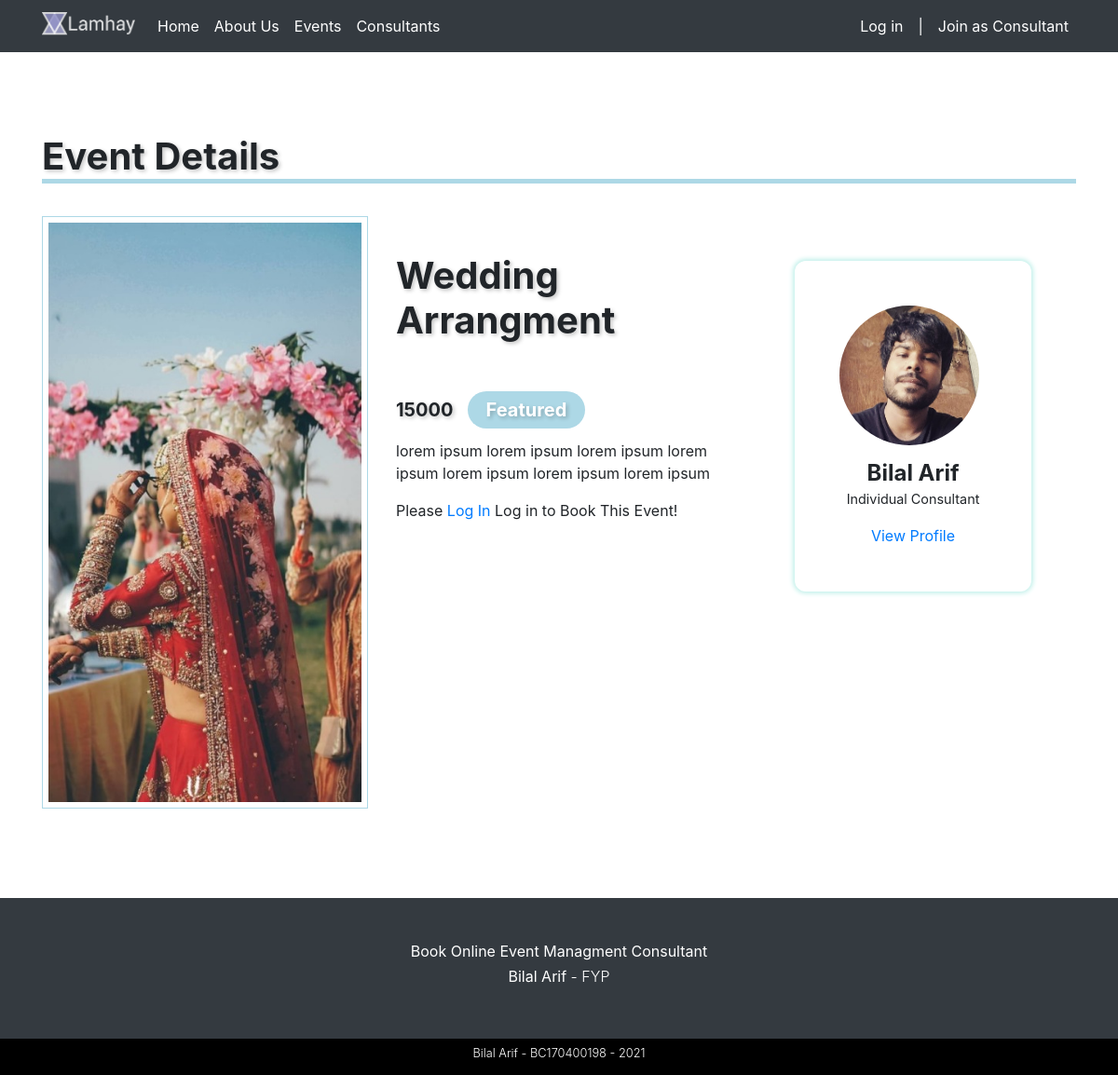
Page /event-detail-page?id=19 on the committed database.
### tables this page shows
CREATE TABLE IF NOT EXISTS `events` (
  `event_id` int(11) NOT NULL AUTO_INCREMENT,
  `event_title` text NOT NULL,
  `event_thumbnail` varchar(255) NOT NULL,
  `event_price` int(255) NOT NULL,
  `event_host` int(11) NOT NULL,
  `event_host_avatar` varchar(255) NOT NULL,
  `event_host_name` varchar(255) NOT NULL,
  `event_description` text NOT NULL,
  `event_categories` varchar(255) NOT NULL,
  `event_featured` tinyint(1) NOT NULL DEFAULT '0',
  `event_created` datetime NOT NULL DEFAULT CURRENT_TIMESTAMP,
  PRIMARY KEY (`event_id`)
);

CREATE TABLE IF NOT EXISTS `consultants` (
  `id` int(11) NOT NULL AUTO_INCREMENT,
  `username` varchar(100) NOT NULL,
  `email` varchar(100) NOT NULL,
  `consultant_type` varchar(255) NOT NULL,
  `rating` varchar(11) NOT NULL,
  `about` longtext NOT NULL,
  `profile_image` varchar(255) NOT NULL DEFAULT 'img/avatars/default.jpg',
  `firstname` varchar(100) NOT NULL,
  `lastname` varchar(100) NOT NULL,
  `password` varchar(255) NOT NULL,
  `role` varchar(50) NOT NULL,
  `availablity` varchar(50) NOT NULL DEFAULT 'available',
  `featured` tinyint(1) NOT NULL DEFAULT '0',
  `payment_methods` varchar(255) NOT NULL DEFAULT 'a:1:{i:0;s:4:"cash";}',
  `categories` varchar(255) DEFAULT NULL,
  `address` varchar(255) NOT NULL,
  `city` varchar(100) NOT NULL,
  `state` varchar(100) NOT NULL,
  `zip` varchar(100) NOT NULL,
  `profile_status` varchar(12) NOT NULL DEFAULT 'fine',
  `created_at` datetime NOT NULL DEFAULT CURRENT_TIMESTAMP,
  PRIMARY KEY (`id`)
);

### includes/classes/Database.php (called while the page is built, shortened)
<?php
class Database {
    private $pdo;
    public function __construct(){
        $this->pdo = new PDO("mysql:host=localhost;dbname=lamhey", "Bilal", "123123");
        $this->pdo->setAttribute(PDO::ATTR_ERRMODE, PDO::ERRMODE_EXCEPTION);
    }
    public function queryDB($sql, $mode, $values = array()){
        $stmt = $this->pdo->prepare($sql);
        foreach($values as $valueToBind){
            $stmt->bindValue($valueToBind[0], $valueToBind[1]);
        }
        $stmt->execute();
        if ($mode != Database::SELECTSINGLE && $mode != Database::SELECTALL && $mode != Database::EXECUTE){
            throw new Exception('Invalid Mode');
        }else if ($mode == Database::SELECTSINGLE){
            return $stmt->fetch(PDO::FETCH_ASSOC);
        }else if ($mode == Database::SELECTALL){
            return $stmt->fetchAll(PDO::FETCH_ASSOC);
        }
    }
}

### includes/classes/Helper.php (called while the page is built, shortened)
<?php
class Helper {
    public function getURLParams($paramName) {
        $url = 'http://' . $_SERVER['HTTP_HOST'] . $_SERVER['REQUEST_URI'];
        $url_components = parse_url($url);
        parse_str($url_components['query'], $params);
        return $params[$paramName];
    }
}

### includes/classes/Event.php (called while the page is built, shortened)
<?php
class Event {
    protected $db;
    public function __construct($_eventName){
        $this->db = new Database();
    }
    public function isEventFeatured($eventId) {
                $sql = "SELECT event_featured FROM events WHERE event_id = :event_id";
                $values = array( array(":event_id", $eventId));
                $result = $this->db->queryDB($sql, Database::SELECTSINGLE, $values);
                return $result['event_featured'];
    }
    public function getEvent($eventID) {
        $sql = "SELECT * FROM events WHERE event_id = :event_id";
        $values = array( array(":event_id", $eventID) );
        $result =  $this->db->queryDB($sql, Database::SELECTSINGLE, $values);
        return $result;
    }
}

### includes/classes/Consultant.php (called while the page is built, shortened)
<?php
    class Consultant extends User {
        private $username;
        public function __construct($pUsername){
            $this->username = $pUsername;
        }
        public function getConsultantProfileInfo($username) {
            $sql = "SELECT
                            id,
                            username,
                            email,
                            consultant_type,
                            rating,
                            about,
                            profile_image,
                            firstname,
                            lastname,
                            password,
                            role,
                            address,
                            city,
                            state,
                            zip
            FROM consultants WHERE username = :username";
            $values = array(
                array(':username', $this->username)
            );
            $result = $this->db->queryDB($sql, Database::SELECTALL, $values);
            return $result[0];
        }
    }

### includes/classes/User.php (called while the page is built, shortened)
<?php
class User {
    public function __construct($pUsername){
        $this->db = new Database();
    }
}

### event-detail-page.php (the view, shortened to what this page needs)
<?php
    include_once "./process/event_detail_page_process.php";
?>
<!DOCTYPE html>
<html lang="en">
<?php include_once "./partials/Head.php";?>
<body>
    <?php include_once "./partials/Navigation.php";?>
    <section class="event-detail-page-section my-5">
        <div class="container">
            <div class="row">
                <div class="col-12">
                    <h1 class="theme-heading text-underline">Event Details</h1>
                </div>
            </div>
            <div class="row">
                <div class="col-sm-12 col-md-4">
                    <div class="event-thumbnail">
                        <img src="<?php echo $event['event_thumbnail']?>" class="w-100">
                    </div>
                </div>
                <div class="col-sm-12 col-md-4">
                    <div class="event-description">
                        <h1 class="event-title text-capitalize"><?php echo $event['event_title'] ?></h1>
                        <h5 class="event-price"><?php echo $event['event_price']; echo eventFeatured($eventFeatured); ?></h5>
                        <p class="event-description-tag"><?php echo $event['event_description'] ?></p>
                    </div>
                    <div class="book-now">
                    <?php
                        if(!isset($_SESSION['role'])) {
                            echo "Please <a href='login.php'>Log In</a> Log in to Book This Event!";
                        }
                    ?>
                    </div>
                </div>
                <div class="col-sm-12 col-md-4">
                    <div class="theme-blue-border">
                        <div class="host-profile">
                            <div class="host-profile-image">
                                <img class="w-100" src="<?php echo $consultantInfo['profile_image'];?>" alt="">
                            </div>
                            <div class="host-bio">
                                <h5 class="host-name"><?php echo $consultantInfo['firstname'].' '.$consultantInfo['lastname'];?></h5>
                                <span class="host-type"><?php echo $consultantInfo['consultant_type'];?></span>
                            </div>
                            <div class="view-profile">
                                <a href="consultant-profile.php?id=<?php echo $consultantInfo['id'];?>">View Profile</a>
                            </div>
                        </div>
                    </div>
                </div>
            </div>
        </div>
    </section>
    <?php include_once "./partials/Footer.php"?>
</body>
</html>

### css/style.css (style rules this page uses)
.text-underline { position: relative; }
.text-underline:after { content: ""; border-bottom: 5px solid lightblue; width: 100%; height: 40px; bottom: -5px; left: 0px; position: absolute; }
.theme-blue-border { -webkit-box-shadow: 0px 0px 5px 2px rgb(193 240 234 / 100%); box-shadow: 0px 0px 5px 2px rgb(193 240 234 / 100%); padding: 3em; margin: 3em; border-radius: 12px; }
.theme-heading { font-weight: bold; text-shadow: 2px 2px 4px #0000003b; margin: 1em 0; }
.event-detail-page-section .event-thumbnail { min-width: 350px;min-height: 350px;max-height: 350;max-width: 350px;overflow: hidden;border: 1px solid lightblue;padding: 6px; }
.event-detail-page-section .event-title { font-weight: bold;text-shadow: 2px 2px 4px #0000003b;margin: 1em 0; }
.event-detail-page-section .event-price { font-weight: bold;font-weight: bold;text-shadow: 2px 2px 4px #0000003b;margin: 1em 0; }
.event-detail-page-section .event-description { display: flex; flex-direction: column; }
.event-detail-page-section .host-profile .host-profile-image { border-radius: 50%; overflow: hidden; min-width: 100px; min-height: 100px; max-width: 150px; max-height: 150px; }
.event-detail-page-section .host-profile .host-bio { text-align: center; margin: 1em 0em; }
.event-detail-page-section .host-profile .host-bio .host-name { font-weight: bold; font-size: 1.5em; margin: 0; padding: 0; }
.event-detail-page-section .host-profile .host-bio .host-type { font-size: 0.9em; }
.event-detail-page-section .host-profile .view-profile { text-align: center; }

### rows in the picture
events: event_thumbnail (picture), event_title "Wedding Arrangment", event_price "15000", event_description "lorem ipsum lorem ipsum lorem ipsum lorem ipsum lorem ipsum lorem ipsum lorem ipsum"
consultants: profile_image (picture), firstname "Bilal", lastname "Arif", consultant_type "Individual Consultant"
